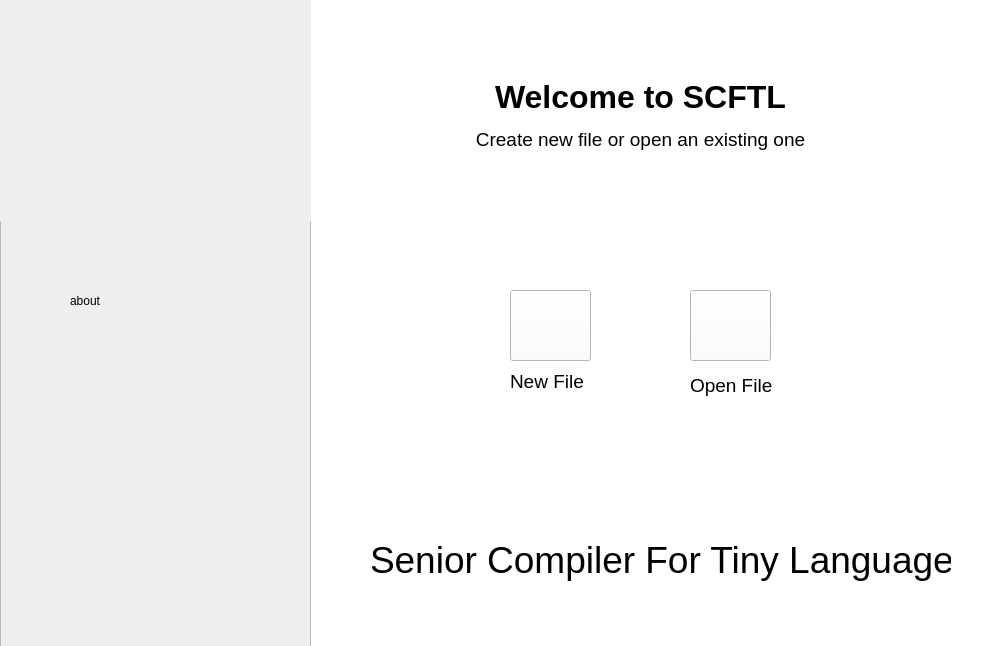
<?xml version="1.0" encoding="UTF-8"?>
<ui version="4.0">
 <class>MainWindow</class>
 <widget class="QMainWindow" name="MainWindow">
  <property name="geometry">
   <rect>
    <x>0</x>
    <y>0</y>
    <width>994</width>
    <height>646</height>
   </rect>
  </property>
  <property name="windowTitle">
   <string>MainWindow</string>
  </property>
  <property name="autoFillBackground">
   <bool>false</bool>
  </property>
  <property name="styleSheet">
   <string notr="true">background-color: rgb(255, 255, 255);
</string>
  </property>
  <property name="animated">
   <bool>true</bool>
  </property>
  <widget class="QWidget" name="centralwidget">
   <widget class="QFrame" name="frame_2">
    <property name="geometry">
     <rect>
      <x>0</x>
      <y>0</y>
      <width>311</width>
      <height>651</height>
     </rect>
    </property>
    <property name="styleSheet">
     <string notr="true">background-color: rgb(238, 238, 238);</string>
    </property>
    <property name="frameShape">
     <enum>QFrame::StyledPanel</enum>
    </property>
    <property name="frameShadow">
     <enum>QFrame::Raised</enum>
    </property>
    <widget class="QLabel" name="label">
     <property name="geometry">
      <rect>
       <x>-40</x>
       <y>-130</y>
       <width>351</width>
       <height>351</height>
      </rect>
     </property>
     <property name="text">
      <string>&lt;html&gt;&lt;head/&gt;&lt;body&gt;&lt;p&gt;&lt;img src=&quot;:/Resources/Resources/SCFTL-logos/SCFTL-logos_transparent_1_400x400.png&quot;/&gt;&lt;/p&gt;&lt;/body&gt;&lt;/html&gt;</string>
     </property>
    </widget>
    <widget class="QLabel" name="label_2">
     <property name="geometry">
      <rect>
       <x>40</x>
       <y>480</y>
       <width>101</width>
       <height>121</height>
      </rect>
     </property>
     <property name="text">
      <string>&lt;html&gt;&lt;head/&gt;&lt;body&gt;&lt;p&gt;&lt;img src=&quot;:/Resources/Resources/ASU_50.png&quot;/&gt;&lt;/p&gt;&lt;/body&gt;&lt;/html&gt;</string>
     </property>
    </widget>
    <widget class="QLabel" name="label_7">
     <property name="geometry">
      <rect>
       <x>70</x>
       <y>290</y>
       <width>31</width>
       <height>21</height>
      </rect>
     </property>
     <property name="text">
      <string>about</string>
     </property>
    </widget>
    <widget class="QPushButton" name="AboutBTN">
     <property name="geometry">
      <rect>
       <x>110</x>
       <y>290</y>
       <width>21</width>
       <height>24</height>
      </rect>
     </property>
     <property name="styleSheet">
      <string notr="true">image: url(:/Resources/Resources/SCFTL-logos/about.png);
background-color: rgb(238, 238, 238);</string>
     </property>
     <property name="text">
      <string/>
     </property>
     <property name="flat">
      <bool>true</bool>
     </property>
    </widget>
   </widget>
   <widget class="QPushButton" name="NewFolder">
    <property name="geometry">
     <rect>
      <x>510</x>
      <y>290</y>
      <width>81</width>
      <height>71</height>
     </rect>
    </property>
    <property name="styleSheet">
     <string notr="true">
image: url(:/Resources/Resources/new.png);



</string>
    </property>
    <property name="text">
     <string/>
    </property>
    <property name="autoDefault">
     <bool>true</bool>
    </property>
    <property name="default">
     <bool>false</bool>
    </property>
    <property name="flat">
     <bool>false</bool>
    </property>
   </widget>
   <widget class="QLabel" name="label_5">
    <property name="geometry">
     <rect>
      <x>510</x>
      <y>370</y>
      <width>91</width>
      <height>21</height>
     </rect>
    </property>
    <property name="text">
     <string>&lt;html&gt;&lt;head/&gt;&lt;body&gt;&lt;p&gt;&lt;span style=&quot; font-size:14pt;&quot;&gt;New File&lt;/span&gt;&lt;/p&gt;&lt;/body&gt;&lt;/html&gt;</string>
    </property>
   </widget>
   <widget class="QPushButton" name="OpenFolder">
    <property name="geometry">
     <rect>
      <x>690</x>
      <y>290</y>
      <width>81</width>
      <height>71</height>
     </rect>
    </property>
    <property name="focusPolicy">
     <enum>Qt::TabFocus</enum>
    </property>
    <property name="styleSheet">
     <string notr="true">image: url(:/Resources/Resources/SCFTL-logos/file-open-2_30x30.png);
</string>
    </property>
    <property name="text">
     <string/>
    </property>
    <property name="checkable">
     <bool>false</bool>
    </property>
    <property name="autoDefault">
     <bool>true</bool>
    </property>
   </widget>
   <widget class="QLabel" name="label_6">
    <property name="geometry">
     <rect>
      <x>690</x>
      <y>370</y>
      <width>91</width>
      <height>31</height>
     </rect>
    </property>
    <property name="text">
     <string>&lt;html&gt;&lt;head/&gt;&lt;body&gt;&lt;p&gt;&lt;span style=&quot; font-size:14pt;&quot;&gt;Open File&lt;/span&gt;&lt;/p&gt;&lt;/body&gt;&lt;/html&gt;</string>
    </property>
   </widget>
   <widget class="QLabel" name="label_3">
    <property name="geometry">
     <rect>
      <x>370</x>
      <y>530</y>
      <width>581</width>
      <height>61</height>
     </rect>
    </property>
    <property name="text">
     <string>&lt;html&gt;&lt;head/&gt;&lt;body&gt;&lt;p&gt;&lt;span style=&quot; font-size:28pt;&quot;&gt;Senior Compiler For Tiny Language&lt;/span&gt;&lt;/p&gt;&lt;/body&gt;&lt;/html&gt;</string>
    </property>
   </widget>
   <widget class="QLabel" name="label_4">
    <property name="geometry">
     <rect>
      <x>350</x>
      <y>40</y>
      <width>581</width>
      <height>151</height>
     </rect>
    </property>
    <property name="text">
     <string>&lt;html&gt;&lt;head/&gt;&lt;body&gt;&lt;p align=&quot;center&quot;&gt;&lt;span style=&quot; font-size:24pt; font-weight:700;&quot;&gt;Welcome to SCFTL&lt;/span&gt;&lt;/p&gt;&lt;p align=&quot;center&quot;&gt;&lt;span style=&quot; font-size:14pt;&quot;&gt;Create new file or open an existing one&lt;/span&gt;&lt;/p&gt;&lt;/body&gt;&lt;/html&gt;</string>
    </property>
   </widget>
  </widget>
  <widget class="QMenuBar" name="menubar">
   <property name="geometry">
    <rect>
     <x>0</x>
     <y>0</y>
     <width>994</width>
     <height>22</height>
    </rect>
   </property>
  </widget>
 </widget>
 <resources/>
 <connections/>
</ui>
